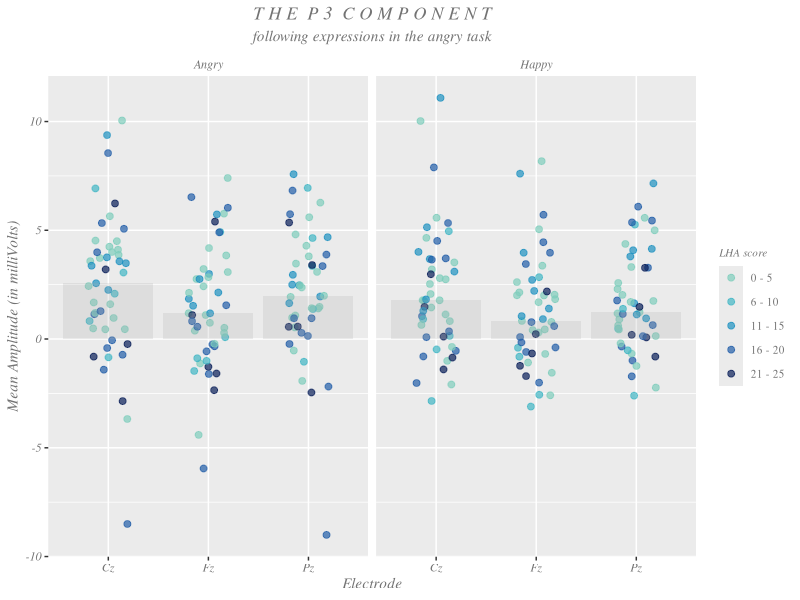
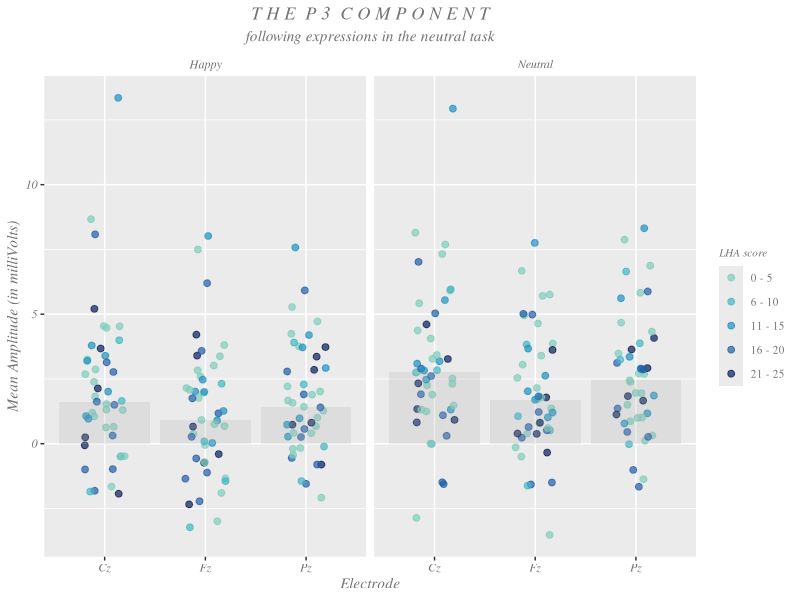
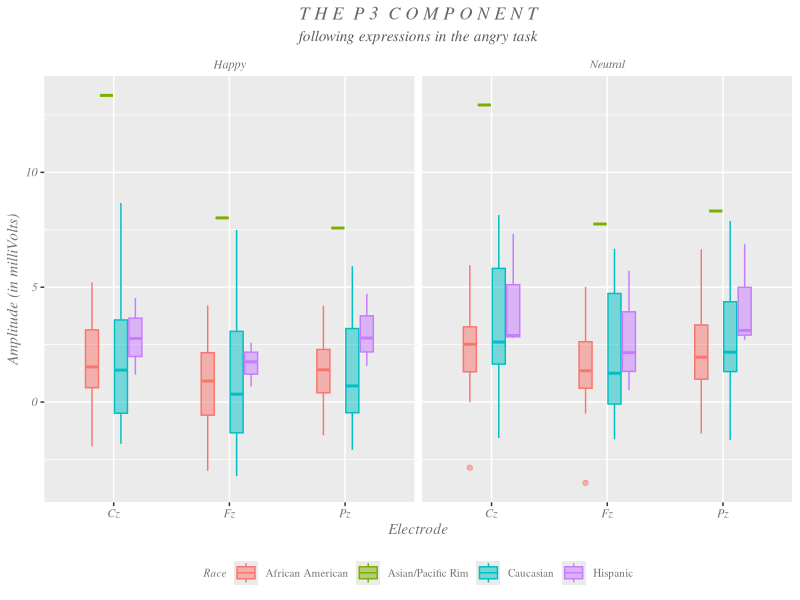
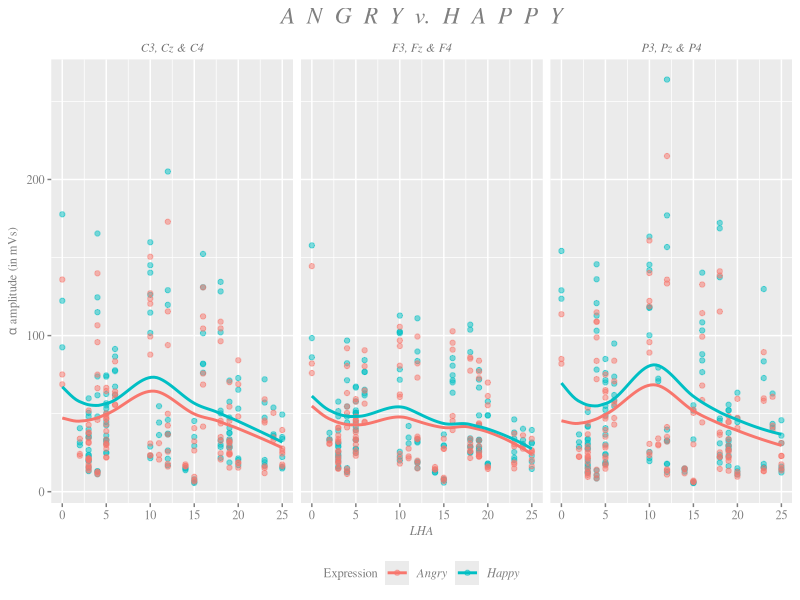
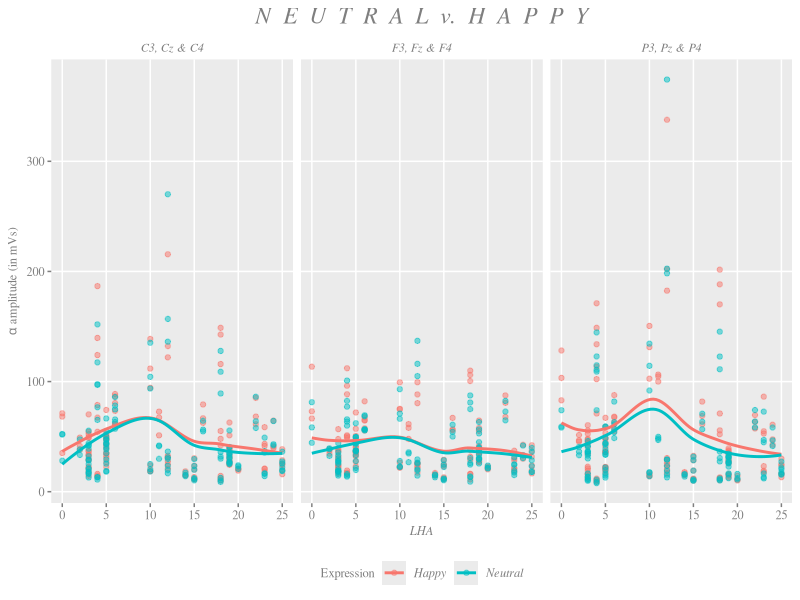
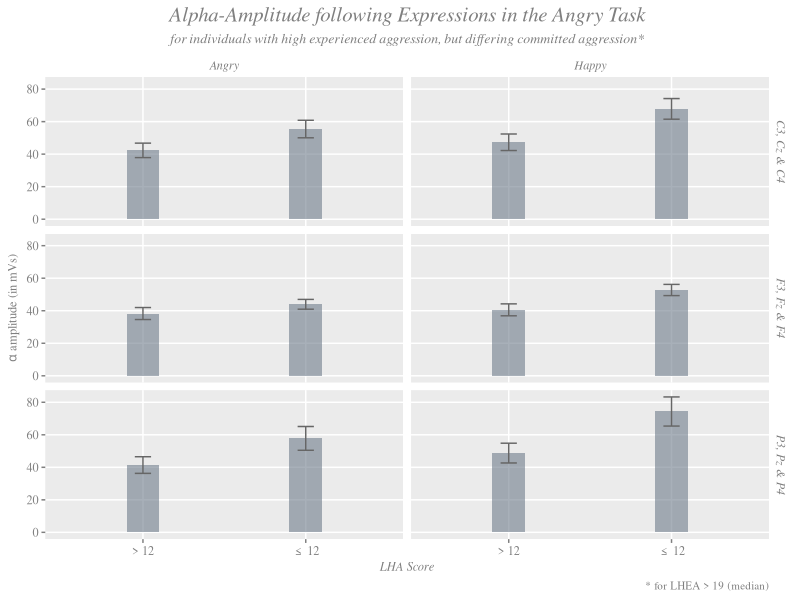
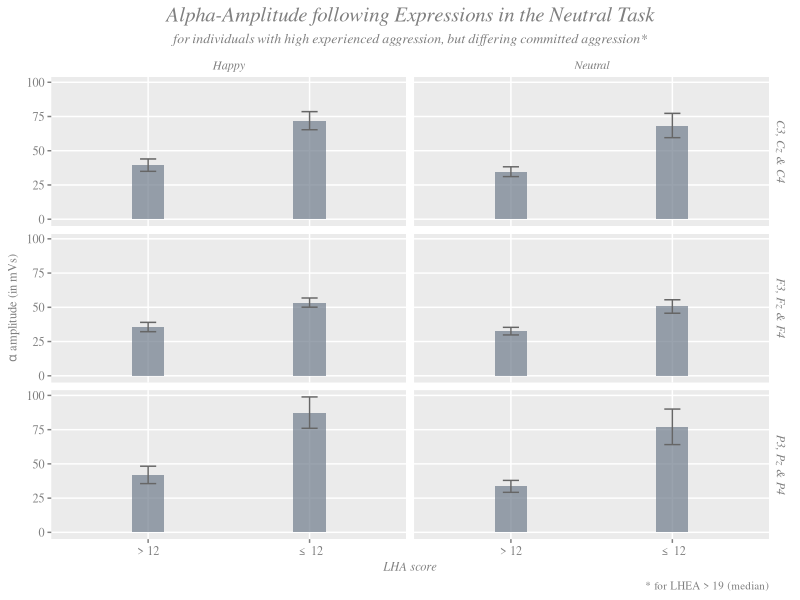

R code for these plots, in order:
## ---- chunk 1
knitr::opts_chunk$set(echo = TRUE, warning = FALSE, message = FALSE)
## ---- chunk 2
library(tidyverse)
erp_erd <- read_csv("ERP_ERD.csv")
## ---- chunk 3
strip_theme <- theme(plot.title = element_text(family = "Times", face = "italic", hjust = 0.5, color = "gray45"),
        plot.subtitle = element_text(family = "Times", face = "italic", hjust = 0.5, color = "gray45"),
        axis.title = element_text(family = "Times", face = "italic", color = "gray45"),
        axis.text = element_text(family = "Times", face = "italic", color = "gray45"),
        strip.text.x = element_text(family = "Times", face = "italic", color = "gray45"),
        strip.background = element_blank(),
        legend.title = element_text(family = "Times", face = "italic", size = 8, color = "gray45"),
        legend.text = element_text(family = "Times", color = "gray45", size = 8))

Cz_Fz_Pz <- erp_erd %>%
  filter(Electrode == "Cz" | Electrode == "Pz" | Electrode == "Fz") %>%
  mutate(LHA = ifelse(LHA == "NaN", 0, LHA)) %>%
  mutate(LHA_levels = ifelse(LHA == 0, "0 - 5",
                             ifelse(LHA == 1, "0 - 5",
                                    ifelse(LHA == 2, "0 - 5",
                                           ifelse(LHA == 3, "0 - 5",
                                                  ifelse(LHA == 4, "0 - 5",
                                                         ifelse(LHA == 5, "0 - 5",
                                                                ifelse(LHA == 6, "6 - 10",
                                                                       ifelse(LHA == 7, "6 - 10",
                                                                              ifelse(LHA == 8, "6 -10",
                                                                                     ifelse(LHA == 9, "6 - 10",
                                                                                            ifelse(LHA == 10, "6 - 10",
                                                                                                   ifelse(LHA == 11, "11 - 15",
                                                                                                          ifelse(LHA == 12, "11 - 15",
                                                                                                                 ifelse(LHA == 13, "11 - 15",
                                                                                                                        ifelse (LHA == 14, "11 - 15",
                                                                                                                                ifelse(LHA == 15, "11 - 15",
                                                                                                                                       ifelse(LHA == 16, "16 - 20",
                                                                                                                                              ifelse(LHA == 17, "16 - 20",
                                                                                                                                                     ifelse(LHA == 18, "16 - 20",
                                                                                                                                                            ifelse(LHA == 19, "16 - 20",
                                                                                                                                                                   ifelse(LHA == 20, "16 - 20", "21 - 25")))))))))))))))))))))) %>%
  na.omit()

Cz_Fz_Pz %>%
  filter(Task == "A") %>%
  mutate(Expression = ifelse(Expression == "A", "Angry", "Happy")) %>%
ggplot(aes(Electrode, Mean_Amplitude)) +
  geom_jitter(position=position_jitter(0.2), alpha = 0.7, aes(color = LHA_levels), size = 2) +
  stat_summary(fun.y=median, geom="bar", fill ="darkgray", size = 1, alpha = 0.2) +
  scale_color_manual(breaks = c("0 - 5", "6 - 10", "11 - 15", "16 - 20", "21 - 25"), values = c("0 - 5" = "#7fcdbb", "6 - 10" = "#41b6c4", "11 - 15" = "#1d91c0", "16 - 20" = "#225ea8", "21 - 25" = "#081d58")) +
  labs(title = "T H E  P 3  C O M P O N E N T",
       subtitle = "following expressions in the angry task",
       color = "LHA score",
       y = "Mean Amplitude (in milliVolts)") +
  facet_wrap(~Expression) +
  strip_theme
## ---- chunk 4
Cz_Fz_Pz %>%
  filter(Task == "N") %>%
  mutate(Expression = ifelse(Expression == "N", "Neutral", "Happy")) %>%
ggplot(aes(Electrode, Mean_Amplitude)) +
  geom_jitter(position=position_jitter(0.2), alpha = 0.7, aes(color = LHA_levels), size = 2) +
  stat_summary(fun.y=median, geom="bar", fill ="darkgray", size = 1, alpha = 0.2) +
  scale_color_manual(breaks = c("0 - 5", "6 - 10", "11 - 15", "16 - 20", "21 - 25"), values = c("0 - 5" = "#7fcdbb", "6 - 10" = "#41b6c4", "11 - 15" = "#1d91c0", "16 - 20" = "#225ea8", "21 - 25" = "#081d58")) +
  labs(title = "T H E  P 3  C O M P O N E N T",
       subtitle = "following expressions in the neutral task",
       color = "LHA score",
       y = "Mean Amplitude (in milliVolts)") +
  facet_wrap(~Expression) +
  strip_theme

## ---- chunk 5
Cz_Fz_Pz %>%
  filter(Task == "N") %>%
  mutate(Expression = ifelse(Expression == "N", "Neutral", "Happy")) %>%
  mutate(Race = ifelse(Race == 1, "Caucasian",
                       ifelse(Race == 2, "African American",
                              ifelse(Race == 3, "Asian/Pacific Rim", "Hispanic")))) %>%
ggplot(aes(Electrode, Mean_Amplitude)) +
  geom_boxplot(aes(color = Race, fill = Race), alpha = 0.5, width = 0.5) +
  labs(title = "T H E  P 3  C O M P O N E N T",
       subtitle = "following expressions in the angry task",
       y = "Amplitude (in milliVolts)") +
  facet_wrap(~Expression) +
theme(plot.title = element_text(family = "Times", face = "italic", hjust = 0.5, color = "gray40"),
        plot.subtitle = element_text(family = "Times", face = "italic", hjust = 0.5, color = "gray35"),
        axis.title = element_text(family = "Times", face = "italic", color = "gray45"),
        axis.text = element_text(family = "Times", face = "italic", color = "gray45"),
        strip.text.x = element_text(family = "Times", face = "italic", color = "gray45"),
        strip.background = element_blank(),
      legend.position = "bottom",
        legend.title = element_text(family = "Times", face = "italic", size = 8, color = "gray45"),
        legend.text = element_text(family = "Times", color = "gray45", size = 8))
## ---- chunk 6
erp_erd_data <- erp_erd %>%
  mutate(Laterality = ifelse(Electrode == "C3" | Electrode == "P3" | Electrode == "F3", "L",
                             ifelse(Electrode == "Cz" | Electrode == "Pz" | Electrode == "Fz", "M",
                                    ifelse(Electrode == "C4" | Electrode == "P4" | Electrode == "F4", "R", "NA")))) %>%
  mutate(Anterior_Posterior = ifelse(Electrode == "F3" | Electrode == "Fz" | Electrode == "F4", "F",
                                     ifelse(Electrode == "C3" | Electrode == "Cz" | Electrode == "C4", "C",
                                            ifelse(Electrode == "P3" | Electrode == "Pz" | Electrode == "P4", "P", "NA")))) %>%
  rename(Mean = Mean_Amplitude) %>%
  gather(Mean, Delta, Theta, Alpha, Beta, Gamma, key = "Amplitude_Type", value = "Amplitude")

alpha_theta <- erp_erd_data %>%
  filter(Electrode == "C3" | Electrode == "P3" | Electrode == "F3" | Electrode == "Cz" | Electrode == "Pz" | Electrode == "Fz" |
           Electrode == "C4" | Electrode == "P4" | Electrode == "F4") %>%
  filter(Amplitude_Type == "Alpha" | Amplitude_Type == "Theta")

alpha_theta %>%
  filter(Task == "A") %>%
  filter(Amplitude_Type == "Alpha") %>%
  mutate(Expression = ifelse(Expression == "A", "Angry", "Happy")) %>%
  mutate(Anterior_Posterior = ifelse(Anterior_Posterior == "C", "C3, Cz & C4",
                                     ifelse(Anterior_Posterior == "F", "F3, Fz & F4", "P3, Pz & P4"))) %>%
  na.omit %>%
ggplot(aes(LHA, Amplitude, color = Expression)) +
  geom_point(alpha = 0.5) +
  geom_smooth(se = FALSE) +
  facet_wrap(~Anterior_Posterior) +
  labs(title = "A  N  G  R  Y  v.  H  A  P  P  Y",
       y = expression(paste(alpha, " amplitude (in mVs)"))) +
  theme(plot.title = element_text(hjust = 0.5, size = 17, face = "italic", 
                                  family = "Times", color = "gray50"),
        axis.title.x = element_text(hjust = 0.5, size = 9, face = "italic", 
                                    family = "Times", color = "gray50"),
        axis.title.y = element_text(hjust = 0.5, size = 9, face = "italic", 
                                    family = "Times", color = "gray50"),
        plot.caption = element_text(size = 8, color = "gray50", family = "Times"),
        strip.text.x = element_text(family = "Times", face = "italic", color = "gray45"),
        strip.background = element_blank(),
        axis.text.x = element_text(family = "Times", color = "gray50"),
        axis.text.y = element_text(family = "Times", color = "gray50"),
        axis.ticks = element_line(color = "gray50"),
        legend.position = "bottom",
        legend.title = element_text(family = "Times", color = "gray50", size = 9),
        legend.text = element_text(family = "Times", color = "gray50", size = 9, face = "italic"))
## ---- chunk 7
alpha_theta %>%
  filter(Task == "N" & Amplitude_Type == "Alpha") %>%
  mutate(Expression = ifelse(Expression == "N", "Neutral", "Happy")) %>%
  mutate(Anterior_Posterior = ifelse(Anterior_Posterior == "C", "C3, Cz & C4",
                                     ifelse(Anterior_Posterior == "F", "F3, Fz & F4", "P3, Pz & P4"))) %>%
  na.omit() %>%
ggplot(aes(LHA, Amplitude, color = Expression)) +
  geom_point(alpha = 0.5) +
  geom_smooth(se = FALSE) +
  facet_wrap(~Anterior_Posterior) +
  labs(title = "N  E  U  T  R  A  L  v.  H  A  P  P  Y",
       y = expression(paste(alpha, " amplitude (in mVs)"))) +
  theme(plot.title = element_text(hjust = 0.5, size = 17, face = "italic", 
                                  family = "Times", color = "gray50"),
        axis.title.x = element_text(hjust = 0.5, size = 9, face = "italic", 
                                    family = "Times", color = "gray50"),
        axis.title.y = element_text(hjust = 0.5, size = 9, face = "italic", 
                                    family = "Times", color = "gray50"),
        plot.caption = element_text(size = 8, color = "gray50", family = "Times"),
        panel.grid.minor = element_blank(),
        strip.background = element_blank(),
        strip.text = element_text(family = "Times", color = "gray50", face = "italic"),
        axis.text.x = element_text(family = "Times", color = "gray50"),
        axis.text.y = element_text(family = "Times", color = "gray50"),
        axis.ticks = element_line(color = "gray50"),
        legend.position = "bottom",
        legend.title = element_text(family = "Times", color = "gray50", size = 9),
        legend.text = element_text(family = "Times", color = "gray50", size = 9, face = "italic"))
## ---- chunk 8
library(plyr)
bar_chart_ang <- alpha_theta %>%
  filter(Task == "A") %>%
  filter(Amplitude_Type == "Alpha") %>%
  mutate(Expression = ifelse(Expression == "A", "Angry", "Happy")) %>%
  mutate(Anterior_Posterior = ifelse(Anterior_Posterior == "C", "C3, Cz & C4",
                                     ifelse(Anterior_Posterior == "F", "F3, Fz & F4", "P3, Pz & P4"))) %>%
  mutate(high_low_LHA = ifelse(LHA <= 12, "\u2264 12", "> 12")) %>%
  filter(LHEA > 19) %>%
  na.omit %>%
  unite(Task_Exp_Axis_Group, Task, Expression, Anterior_Posterior, high_low_LHA)

avg_sd_ang <- plyr::ddply(bar_chart_ang, .(Task_Exp_Axis_Group), summarize, mean_amp = mean(Amplitude), sd_amp = sd(Amplitude))

bars_ang <- avg_sd_ang %>%
  separate(Task_Exp_Axis_Group, into = c("Task", "Expression", "Anterior_Posterior", "high_low_LHA"), sep = "_") %>%
  mutate(se_amp = sd_amp/sqrt(49)) %>%
  mutate(ymax = mean_amp + se_amp,
         ymin = mean_amp - se_amp)
  

ggplot(bars_ang, aes(high_low_LHA, mean_amp)) +
  geom_bar(stat = "identity", fill = "lightsteelblue4", alpha = 0.6, width = 0.2) +
  geom_errorbar(aes(ymin = mean_amp - se_amp, ymax = mean_amp + se_amp), width = 0.1, color = "gray40") +
  facet_grid(Anterior_Posterior ~ Expression) +
  scale_color_discrete(breaks = c("\u2264 12","> 12")) +
  labs(subtitle = "for individuals with high experienced aggression, but differing committed aggression*",
       title = "Alpha-Amplitude following Expressions in the Angry Task",
       caption = "* for LHEA > 19 (median)",
       x = "LHA Score",
       y = expression(paste(alpha, " amplitude (in mVs)")),
       color = "LHA") +
  theme(plot.title = element_text(hjust = 0.5, size = 15, face = "italic", 
                                  family = "Times", color = "gray50"),
        plot.subtitle = element_text(hjust = 0.5, size = 10, face = "italic", 
                                  family = "Times", color = "gray50"),
        axis.title.x = element_text(hjust = 0.5, size = 9, face = "italic", 
                                    family = "Times", color = "gray50"),
        axis.title.y = element_text(hjust = 0.5, size = 9, face = "italic", 
                                    family = "Times", color = "gray50"),
        plot.caption = element_text(size = 8, color = "gray50", family = "Times"),
        panel.grid.minor = element_blank(),
        axis.text.x = element_text(family = "Times", color = "gray50"),
        axis.text.y = element_text(family = "Times", color = "gray50"),
        axis.ticks = element_line(color = "gray50"),
        legend.position = "bottom",
        legend.title = element_text(family = "Times", color = "gray50", size = 9),
        legend.text = element_text(family = "Times", color = "gray50", size = 9, face = "italic"),
        strip.background = element_blank(),
        strip.text = element_text(family = "Times", color = "gray50", face = "italic"))
## ---- chunk 9
bar_chart_neu <- alpha_theta %>%
  filter(Task == "N") %>%
  filter(Amplitude_Type == "Alpha") %>%
  mutate(Expression = ifelse(Expression == "N", "Neutral", "Happy")) %>%
  mutate(Anterior_Posterior = ifelse(Anterior_Posterior == "C", "C3, Cz & C4",
                                     ifelse(Anterior_Posterior == "F", "F3, Fz & F4", "P3, Pz & P4"))) %>%
  mutate(high_low_LHA = ifelse(LHA <= 12, "\u2264 12", "> 12")) %>%
  filter(LHEA > 19) %>%
  na.omit %>%
  unite(Task_Exp_Axis_Group, Task, Expression, Anterior_Posterior, high_low_LHA)

avg_sd_neu <- plyr::ddply(bar_chart_neu, .(Task_Exp_Axis_Group), summarize, mean_amp = mean(Amplitude), sd_amp = sd(Amplitude))

bars_neu <- avg_sd_neu %>%
  separate(Task_Exp_Axis_Group, into = c("Task", "Expression", "Anterior_Posterior", "high_low_LHA"), sep = "_") %>%
  mutate(se_amp = sd_amp/sqrt(49)) %>%
  mutate(ymax = mean_amp + se_amp,
         ymin = mean_amp - se_amp)

ggplot(bars_neu, aes(high_low_LHA, mean_amp)) +
  geom_bar(stat = "identity", fill = "lightsteelblue4", alpha = 0.7, width = 0.2) +
  facet_grid(Anterior_Posterior ~ Expression) +
  scale_color_discrete(breaks = c("\u2264 12","> 12")) +
   geom_errorbar(aes(ymin = mean_amp - se_amp, ymax = mean_amp + se_amp), width = 0.1, color = "gray40") +
  labs(subtitle = "for individuals with high experienced aggression, but differing committed aggression*",
       title = "Alpha-Amplitude following Expressions in the Neutral Task",
       caption = "* for LHEA > 19 (median)",
       x = "LHA score",
       y = expression(paste(alpha, " amplitude (in mVs)")),
       color = "LHA") +
  theme(plot.title = element_text(hjust = 0.5, size = 15, face = "italic", 
                                  family = "Times", color = "gray50"),
        plot.subtitle = element_text(hjust = 0.5, size = 10, face = "italic", 
                                  family = "Times", color = "gray50"),
        axis.title.x = element_text(hjust = 0.5, size = 9, face = "italic", 
                                    family = "Times", color = "gray50"),
        axis.title.y = element_text(hjust = 0.5, size = 9, face = "italic", 
                                    family = "Times", color = "gray50"),
        plot.caption = element_text(size = 8, color = "gray50", family = "Times"),
        panel.grid.minor = element_blank(),
        axis.text.x = element_text(family = "Times", color = "gray50"),
        axis.text.y = element_text(family = "Times", color = "gray50"),
        axis.ticks = element_line(color = "gray50"),
        legend.position = "bottom",
        legend.title = element_text(family = "Times", color = "gray50", size = 9),
        legend.text = element_text(family = "Times", color = "gray50", size = 9, face = "italic"),
        strip.background = element_blank(),
        strip.text = element_text(family = "Times", color = "gray50", face = "italic"))
